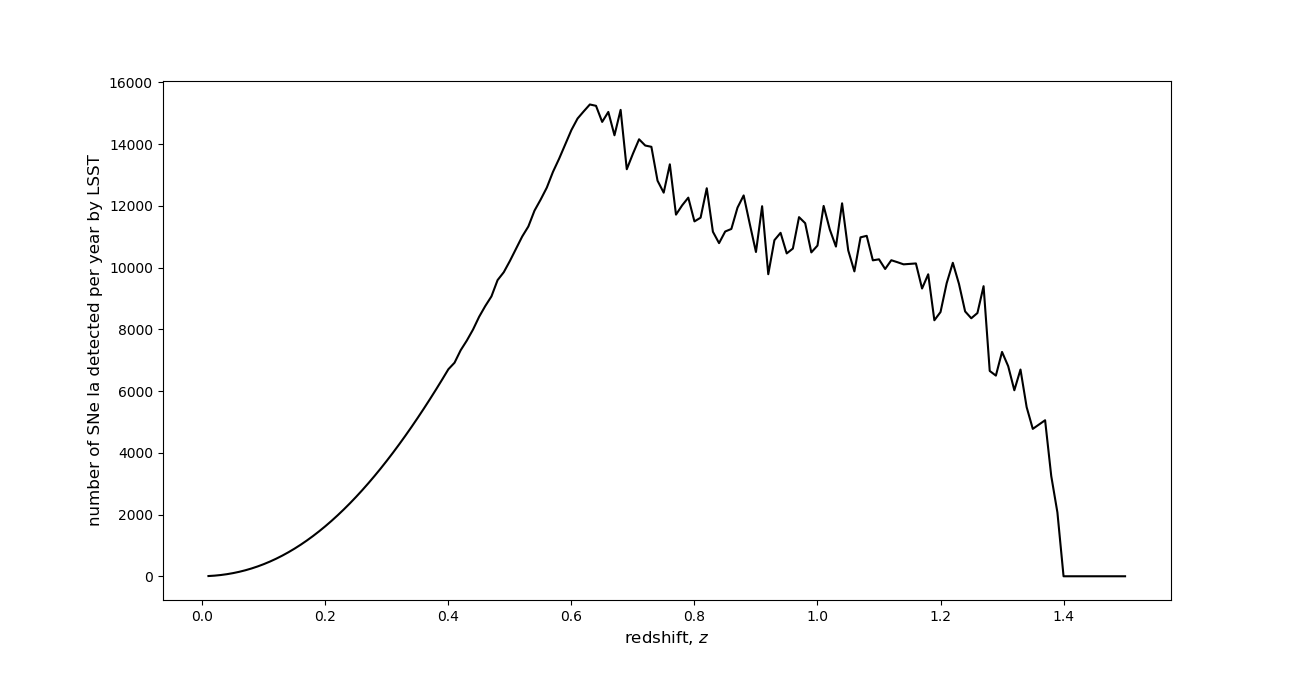

Here is the Python script that generated this plot:
import matplotlib.pyplot as plt
import scipy.integrate as integ
import numpy as np
import cosmology as cc

data=np.genfromtxt('lc.dat') #normal SN Ia with M_B=19.3; Nugent template for normal SN Ia

epoch=data[:,0]
Mu=data[:,1]
Mb=data[:,2]
Mv=data[:,3]
Mr=data[:,4]
Mi=data[:,5]

Lu=(3.828*10.**26)*10.**(0.4*(4.74-Mu)) #u-band luminosity
Lb=(3.828*10.**26)*10.**(0.4*(4.74-Mb)) #b-band luminosity
Lv=(3.828*10.**26)*10.**(0.4*(4.74-Mv)) #v-band luminosity
Lr=(3.828*10.**26)*10.**(0.4*(4.74-Mr)) #r-band luminosity
Li=(3.828*10.**26)*10.**(0.4*(4.74-Mi)) #i-band luminosity      

a = cc.cosmology(0.27,0.0,-1.0,0.0,0.0476,0.7,2.726,0.8,0.96,np.log10(8.0),1.0) #change to 737 cosmology

h=0.7

z0=np.linspace(0.01,1.5,150) #avoiding zero redshift

def SNR(z):

    t=28.0/(1.+(1.+z)**2)

    f1 = lambda tD:tD**(-1.08)*(h*(0.0118+0.08*(np.sqrt(28.0/(t-tD)-1)-1))/(1+((np.sqrt(28.0/(t-tD)-1)-1)/3.3)**5.2))
    i1 = integ.quad(f1, 0.1, t)

    f2 = lambda tD:tD**(-1.08)
    i2 = integ.quad(f2, 0.1, 14.)

    SN=(0.04*0.032)*i1[0]/i2[0] #try to make it work with 1.28e-3
    
    return SN

nr = np.zeros([150])

n=0

for i in range(150):
    print z0[i]
    nr[i]=0.43633*(4/3)*np.pi*(a.Dcofz(z0[i]+0.01)**3-a.Dcofz(z0[i])**3)*SNR(z0[i])
    discard=0
    for j in range(89*5): #a fixed sample size (89*5 is the size of data) of Type Ia supernovae at some redshift
        k=np.random.choice(range(89)) #there are 89 elements in epoch array
        dlum=3.085678*10**22*a.Dlofz(z0[i]) #luminosity distance in metres
        Fu=Lu[k]/(4*np.pi*dlum**2) #100 = 10^2
        Fb=Lb[k]/(4*np.pi*dlum**2)
        Fv=Lv[k]/(4*np.pi*dlum**2)
        Fr=Lr[k]/(4*np.pi*dlum**2)
        Fi=Li[k]/(4*np.pi*dlum**2)
        sFu=Fu/((1+z0[i])*(420-300)) #filter ranges taken from Bessell90; take half-max ranges?
        sFb=Fb/((1+z0[i])*(560-360)) #specific flux or flux density in terms of per nm
        sFv=Fv/((1+z0[i])*(700-470)) #equally distributing the flux across the band for simplicity
        sFr=Fr/((1+z0[i])*(900-550))
        sFi=Fi/((1+z0[i])*(920-700))
        tfu=tfg=tfr=tfi=tfz=tfy=0.0        
        band=np.linspace(300*(1+z0[i]),920*(1+z0[i]),1000)
        flux=np.zeros([len(band)])
        for p in range(len(band)):
            if band[p]>=300*(1+z0[i]) and band[p]<=420*(1+z0[i]):
                flux[p]+=sFu*0.620*(1+z0[i])
            if band[p]>=360*(1+z0[i]) and band[p]<=560*(1+z0[i]):
                flux[p]+=sFb*0.620*(1+z0[i])
            if band[p]>=470*(1+z0[i]) and band[p]<=700*(1+z0[i]):
                flux[p]+=sFv*0.620*(1+z0[i])
            if band[p]>=550*(1+z0[i]) and band[p]<=900*(1+z0[i]):
                flux[p]+=sFr*0.620*(1+z0[i])
            if band[p]>=700*(1+z0[i]) and band[p]<=920*(1+z0[i]):
                flux[p]+=sFi*0.620*(1+z0[i])      
        for q in range(len(band)):
            if band[q]>=350 and band[q]<400: 
                tfu+=flux[q]
            if band[q]>=400 and band[q]<552:
                tfg+=flux[q]
            if band[q]>=552 and band[q]<691:
                tfr+=flux[q]
            if band[q]>=691 and band[q]<818:
                tfi+=flux[q]
            if band[q]>=818 and band[q]<922:
                tfz+=flux[q]
            if band[q]>=922 and band[q]<1060:
                tfy+=flux[q]
        mu=mg=mr=mi=mz=my=30.0 #arbitrary upper limit 
        if tfu!=0:
            mu=-26.74-2.5*np.log10(tfu/1361)   
        if tfg!=0:
            mg=-26.74-2.5*np.log10(tfg/1361)
        if tfr!=0:
            mr=-26.74-2.5*np.log10(tfr/1361)
        if tfi!=0:
            mi=-26.74-2.5*np.log10(tfi/1361)
        if tfz!=0:
            mz=-26.74-2.5*np.log10(tfz/1361)
        if tfy!=0:
            my=-26.74-2.5*np.log10(tfy/1361)
        #print mu, mg, mr, mi, mz, my
        if mu>24.9 and mg>26.2 and mr>26.4 and mi>25.7 and mz>25.0 and my>23.7:
            discard+=1
    print nr[i], discard*nr[i]/(89*5) #number of type Ia occuring in the LSST sky region at redshift & number detected
    nr[i]-=discard*nr[i]/(89*5)
    n+=nr[i]

plt.plot(z0,nr,color='k')
plt.xlabel('redshift, $z$',size=12)
plt.ylabel('number of SNe Ia detected per year by LSST',size=12)

print n

plt.show()
